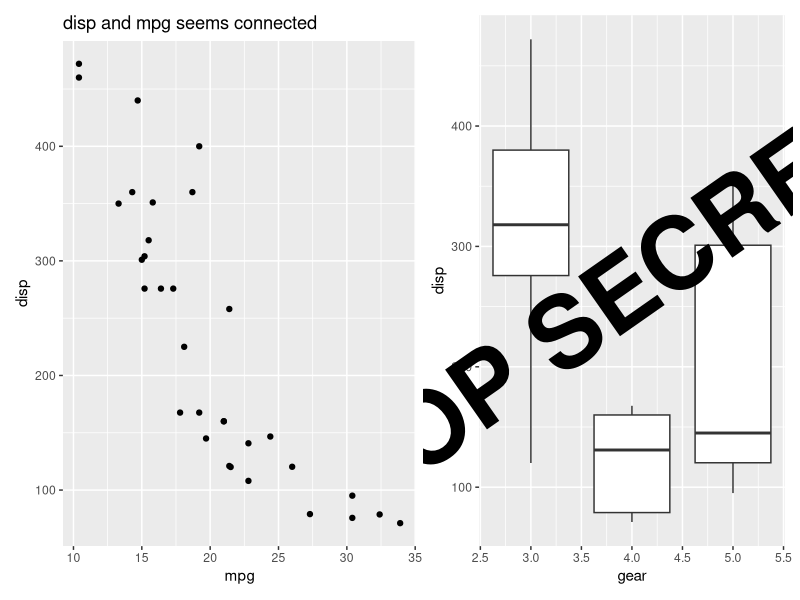

Write the R code that produced this figure.
# gloss bench figure patchwork-006
# source: patchwork::wrap_ggplot_grob (topic)
# Frozen by bench/R/harvest.R: code up to the chosen figure; see meta.json.
# ---- setup ----
library(patchwork)
# ---- chunk 1 ----
### Name: wrap_ggplot_grob
### Title: Make a gtable created from a ggplot object patchwork compliant
### Aliases: wrap_ggplot_grob

### ** Examples

library(grid)
library(gtable)
library(ggplot2)

p1 <- ggplot(mtcars) + geom_point(aes(mpg, disp)) + ggtitle('disp and mpg seems connected')
p2 <- ggplot(mtcars) + geom_boxplot(aes(gear, disp, group = gear))

# Convert p2 so we can add new stuff to it
p2_table <- ggplotGrob(p2)
stamp <- textGrob('TOP SECRET', rot = 35,
  gp = gpar(fontsize = 72, fontface = 'bold')
)
p2_table <- gtable_add_grob(p2_table, stamp,
  t = 1, l = 1, b = nrow(p2_table), r = ncol(p2_table)
)

# Adding it directly will loose alignment
p1 + p2_table
